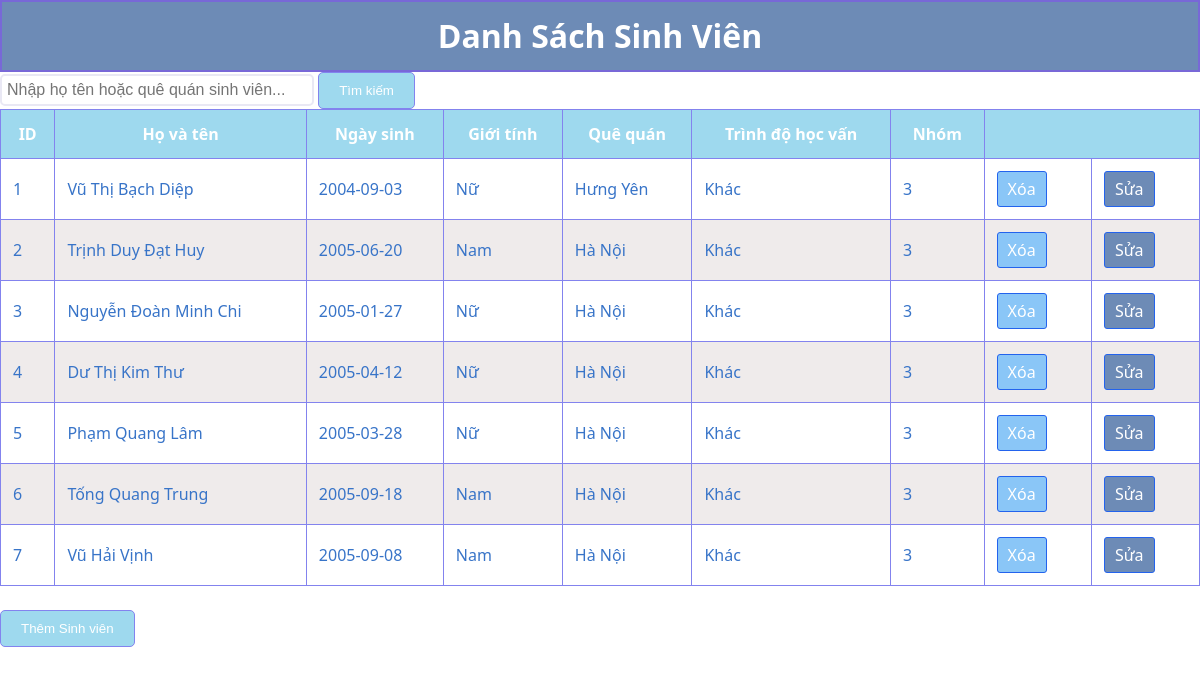
The page / on the database its author committed.
### tables this page shows
CREATE TABLE `table_students` (
  `id` int(50) NOT NULL,
  `fullname` varchar(350) NOT NULL,
  `dob` date NOT NULL,
  `gender` int(10) NOT NULL,
  `hometown` varchar(200) NOT NULL,
  `level` int(200) NOT NULL,
  `group` int(11) NOT NULL
);

### index.php (the view, shortened to what this page needs)
<!DOCTYPE html>
<html lang="vi">
<head>
    <link rel="stylesheet" href="style.css">
</head>
<body>
    <h1>Danh Sách Sinh Viên</h1>
    <form method="POST" action="search.php">
        <input type="text" name="search" placeholder="Nhập họ tên hoặc quê quán sinh viên...">
        <button type="submit" name="timkiem">Tìm kiếm</button>
    </form>
    <table>
    <thead>
        <tr>
            <th>ID</th>
            <th>Họ và tên</th>
            <th>Ngày sinh</th>
            <th>Giới tính</th>
            <th>Quê quán</th>
            <th>Trình độ học vấn</th>
            <th>Nhóm</th>
            <th colspan="2"></th>
        </tr>
    </thead>
    <tbody>
        <?php
            include "connect.php";
            $sql = "SELECT * FROM `table_students`";
            $result = mysqli_query($conn, $sql);
            while($row = mysqli_fetch_array($result)){
        ?>
            <tr>
                <td><?php echo $row['id'] ?> </td>
                <td><?php echo $row['fullname'] ?> </td>
                <td><?php echo $row['dob'] ?> </td>
                <td><?php echo $row['gender'] == 0 ? "Nữ" : "Nam"; ?> </td>
                <td><?php echo $row['hometown'] ?> </td>
                <td><?php  if ($row['level'] == 0) {
                            echo "Tiến sĩ";
                        } else if ($row['level'] == 1) {
                            echo "Thạc sĩ";
                        } else if ($row['level'] == 2) {
                            echo "Kỹ sư";
                        } else if ($row['level'] == 3) {
                            echo "Khác";
                        }
                        ?> </td>
                <td><?php echo $row['group'] ?> </td>
                <td>
                <span> <a href="delete.php?this_id=<?php echo $row['id'] ?>"> Xóa </a> </span>
                </td>
                <td>
                <span> <a href="edit.php?this_id=<?php echo $row['id'] ?>"> Sửa </a> </span>
                </td>
            </tr>
        <?php } ?>
    </tbody>
    </table>
    <a href="add.php">
        <br><button>Thêm Sinh viên</button>
    </a>
</body>
</html>

### style.css (style rules this page uses)
body { font-family: 'Segoe UI', Tahoma, Geneva, Verdana, sans-serif; background-color: white; color: rgb(56, 116, 200); line-height: 1.5; margin: 0; padding: 0; }
h1 { text-align: center; color: white; background-color: #6d8bb6; border: 2px solid #7868d7; padding: 10px; margin: 0; }
form { text-align: left; margin: 0; }
table { width: 100%; margin: 0; border-collapse: collapse; background-color: white; }
input[type="text"] { font-size: 16px; width: 300px; border: 2px solid #e9e8f4; border-radius: 5px; padding: 5px; }
button { padding: 10px 20px; background-color: rgb(158, 217, 238); border: 1.5px solid rgb(131, 131, 238); color: white; border-radius: 5px; cursor: pointer; }
th, td { padding: 12px; border: 1px solid rgb(131, 131, 238); }
th { background-color: rgb(158, 217, 238); color: white; }
tr:nth-child(even) { background-color: #efebeb; }
a[href*="delete.php"], a[href*="edit.php"] { display: inline-block; padding: 5px 10px; border-radius: 3px; text-decoration: none; color: white; margin-right: 10px; text-align: center; }
a[href*="delete.php"] { background-color: rgb(138, 198, 247); border: 1px solid #2363ed; }
a[href*="edit.php"] { background-color: #6d8bb6; border: 1px solid #2363ed; }

### rows shown on the page
table_students: id "1", fullname "Vũ Thị Bạch Diệp", dob "2004-09-03", gender "Nữ", hometown "Hưng Yên", level "Khác", group "3"
table_students: id "2", fullname "Trịnh Duy Đạt Huy", dob "2005-06-20", gender "Nam", hometown "Hà Nội", level "Khác", group "3"
table_students: id "3", fullname "Nguyễn Đoàn Minh Chi", dob "2005-01-27", gender "Nữ", hometown "Hà Nội", level "Khác", group "3"
table_students: id "4", fullname "Dư Thị Kim Thư", dob "2005-04-12", gender "Nữ", hometown "Hà Nội", level "Khác", group "3"
table_students: id "5", fullname "Phạm Quang Lâm", dob "2005-03-28", gender "Nữ", hometown "Hà Nội", level "Khác", group "3"
table_students: id "6", fullname "Tống Quang Trung", dob "2005-09-18", gender "Nam", hometown "Hà Nội", level "Khác", group "3"
table_students: id "7", fullname "Vũ Hải Vịnh", dob "2005-09-08", gender "Nam", hometown "Hà Nội", level "Khác", group "3"
